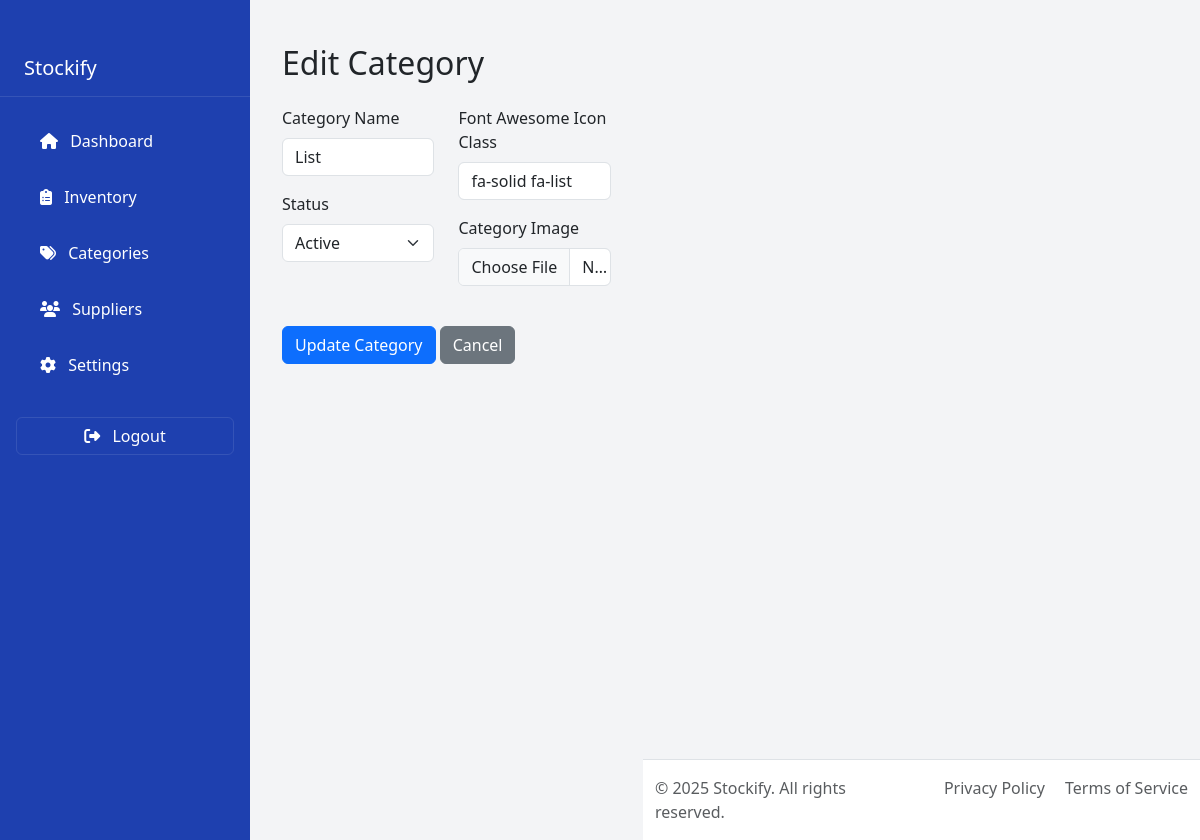
Page /categories/2/edit/ (signed in) on the committed database.
### app/models.py (models this page shows, shortened)
class Category(models.Model):
    class CategoryStatus(models.TextChoices):
        ACTIVE = 'ACTIVE', 'Active'
        INACTIVE = 'INACTIVE', 'Inactive'
    name = models.TextField(max_length=100, unique=True, null=False)
    category_fav_icon = models.TextField(max_length=100, null=False, default='fa-solid fa-icons')
    image_name = models.TextField(max_length=150)
    status = models.CharField(max_length=30, choices=CategoryStatus.choices, default=CategoryStatus.INACTIVE)

### app/views.py (the view, shortened to what this page needs)
# urls.py: path('categories/<int:category_id>/edit/', views.edit_category, name='edit-category'),
@login_required()
def edit_category(request, category_id):
    category = get_object_or_404(Category, id=category_id)
    return render(request, 'core/edit_category.html', {'category': category})

### templates/core/edit_category.html (shortened to what this page needs)
{% extends 'base.html' %}
{% load static %}
{% block content %}
<div class="container mt-4">
    <h2>Edit Category</h2>
    <form method="post" enctype="multipart/form-data" class="mt-4">
        <div class="row">
            <div class="col-md-6">
                <div class="mb-3">
                    <label for="name" class="form-label">Category Name</label>
                    <input type="text" class="form-control" id="name" name="name"
                           value="{{ category.name }}" required>
                </div>
                <div class="mb-3">
                    <label for="status" class="form-label">Status</label>
                    <select class="form-select" id="status" name="status">
                        <option value="ACTIVE" {% if category.status == 'ACTIVE' %}selected{% endif %}>Active</option>
                    </select>
                </div>
            </div>
            <div class="col-md-6">
                <div class="mb-3">
                    <label for="fav_icon" class="form-label">Font Awesome Icon Class</label>
                    <input type="text" class="form-control" id="fav_icon" name="fav_icon"
                           value="{{ category.category_fav_icon }}">
                </div>
                <div class="mb-3">
                    <label for="category_image" class="form-label">Category Image</label>
                    <input type="file" class="form-control" id="category_image" name="category_image">
                </div>
            </div>
        </div>
        <div class="mt-4">
            <button type="submit" class="btn btn-primary">Update Category</button>
            <a href="{% url 'category' %}" class="btn btn-secondary">Cancel</a>
        </div>
    </form>
</div>
{% endblock %}

### templates/base.html (style rules this page uses)
body { background-color: #f3f4f6; min-height: 100vh; display: flex; }

### rows in the picture
Category: name "List", status "Active", fav_icon "fa-solid fa-list"
